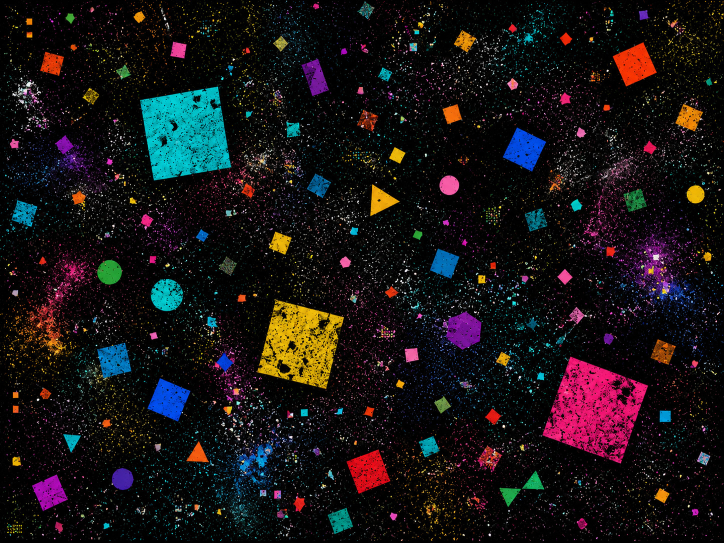
#> input picture cvtest.jpeg, 1448 x 1086 px (shown at 1/2 size)
$ jupyter execute 'CV Module 2.ipynb'
#> lines starting #> are read from the running program, lines starting #| are printed output that depends on the picture; after the words box and inside, x2 and y2 are one past the last pixel; in counts of white or black regions, pixels touching at a corner belong together
Importing required libraries.

[cell 1]
import cv2
import numpy as np
import matplotlib.pyplot as plt

Displaying image using cv2.imshow().

[cell 2]
raw = cv2.imread("cvtest.jpeg")
#> raw is the input picture: shape (1086, 1448, 3); mean B, G, R 21.3, 19.8, 23.8

if raw is None:
    print("Image not found. Check filename/path.")
else:
    cv2.imshow("raw", raw)
    cv2.waitKey(0)
    cv2.destroyAllWindows()

Converting raw to HSV and displaying it as both RGB and HSV.

[cell 3]
hsv = cv2.cvtColor(raw, cv2.COLOR_BGR2HSV)
#> hsv: shape (1086, 1448, 3); mean H, S, V 68.2, 160.4, 34.1

hsv_display = cv2.cvtColor(hsv, cv2.COLOR_HSV2RGB)

plt.imshow(hsv_display)
plt.title("HSV Image as RGB")
plt.axis("off")
plt.show()

plt.imshow(hsv)
plt.title("HSV Image")
plt.axis("off")
plt.show()

Creating a simple image, detecting squares within it, and drawing contours around those squares.

[cell 4]
canvas = np.zeros((400, 400), dtype = np.uint8)
cv2.rectangle(canvas, (30, 30), (120, 120), 255, -1)
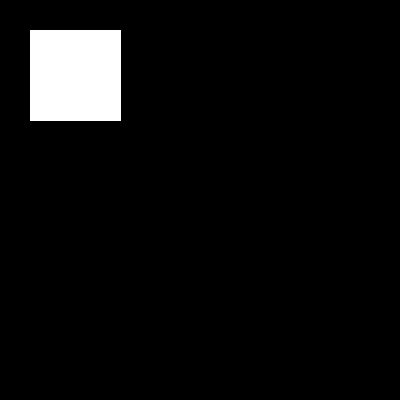
#> canvas: shape (400, 400); 5.2% white; 1 white region, box (x1, y1, x2, y2) and area: (30, 30, 121, 121) 8281
cv2.circle(canvas, (250, 80), 60, 255, -1)
cv2.rectangle(canvas, (50, 250), (150, 350), 255, -1)
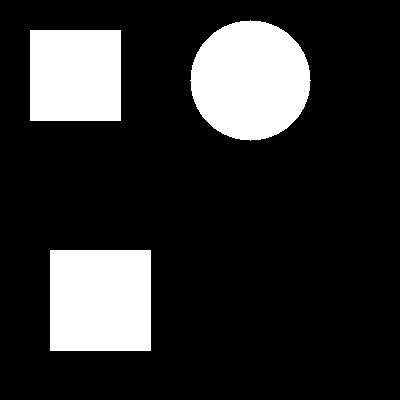
#> canvas: shape (400, 400); 18.6% white; 3 white regions

cont, _ = cv2.findContours(
    canvas,
    cv2.RETR_EXTERNAL,
    cv2.CHAIN_APPROX_SIMPLE
)
output = cv2.cvtColor(canvas, cv2.COLOR_GRAY2BGR)
#> output: shape (400, 400, 3); 18.6% white; 3 white regions, box (x1, y1, x2, y2) and area: (190, 20, 311, 141) 11289, (50, 250, 151, 351) 10201, (30, 30, 121, 121) 8281

for index, cnt in enumerate(cont):
    peri = cv2.arcLength(cnt, True)

    approx = cv2.approxPolyDP(cnt, 0.02 * peri, True)

    if len(approx) != 4:
        continue

    if not cv2.isContourConvex(cnt):
        continue

    cv2.drawContours(
        output,
        cont,
        index,
        (0, 255, 0),
        2
    )

    print("Corners:", len(approx))
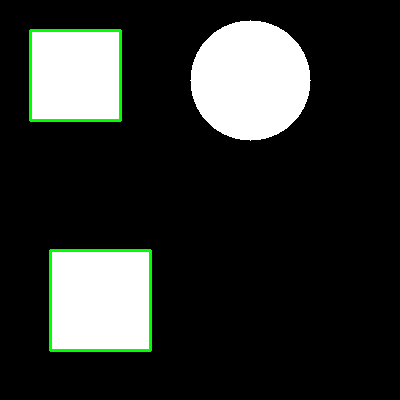
#> output: shape (400, 400, 3); mean B, G, R 45.1, 48.7, 45.1


cv2.imshow("output", output)
cv2.waitKey(0)
cv2.destroyAllWindows()

Creating a boolean color mask for hsv and displaying it.

[cell 5]
lower = np.array([0, 50, 50])
upper = np.array([179, 255, 255])

mask = cv2.inRange(hsv, lower, upper)
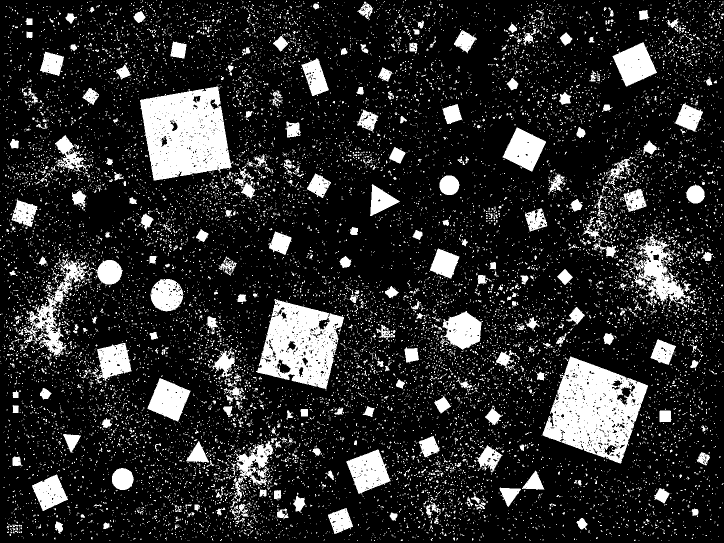
#> mask: shape (1086, 1448) (shown at 1/2 size); 16.8% white; 14848 white regions (14252 under 20 px), largest, box (x1, y1, x2, y2) and area: (1085, 713, 1296, 927) 25203, (280, 173, 467, 361) 24872, (512, 598, 688, 778) 18569

plt.imshow(mask, cmap = "gray")
plt.title("HSV Color Mask")
plt.axis("off")
plt.show()

Opening the image and removing small dots.

[cell 6]
open_kernel = np.ones((3, 3), np.uint8)

opened_mask = cv2.morphologyEx(
    mask,
    cv2.MORPH_OPEN,
    open_kernel,
    iterations = 1
)
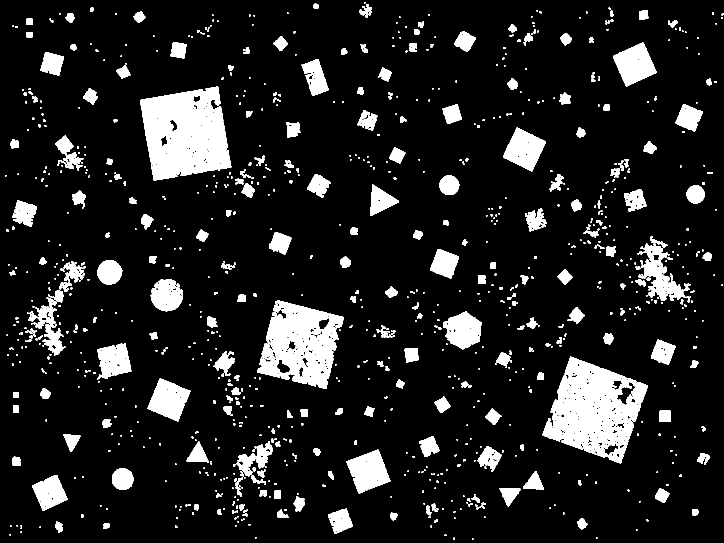
#> opened_mask: shape (1086, 1448) (shown at 1/2 size); 12.1% white; 983 white regions (630 under 20 px)

plt.imshow(opened_mask, cmap = "gray")
plt.title("After Opening - Small Dots Removed")
plt.axis("off")
plt.show()

Detecting and displaying all contours in the image.

[cell 7]
contours, _ = cv2.findContours(
    opened_mask,
    cv2.RETR_EXTERNAL,
    cv2.CHAIN_APPROX_SIMPLE
)
#> contours = 983 contours, 722 with area under 20; largest, box (x1, y1, x2, y2) and area: (1085, 713, 1296, 927) 26894, (280, 173, 463, 361) 25262, (514, 601, 688, 778) 19725, (693, 899, 781, 987) 4546, (1226, 85, 1313, 173) 4428

all_contours_img = raw.copy()

cv2.drawContours(
    all_contours_img,
    contours,
    -1,
    (255, 255, 255),
    2
)
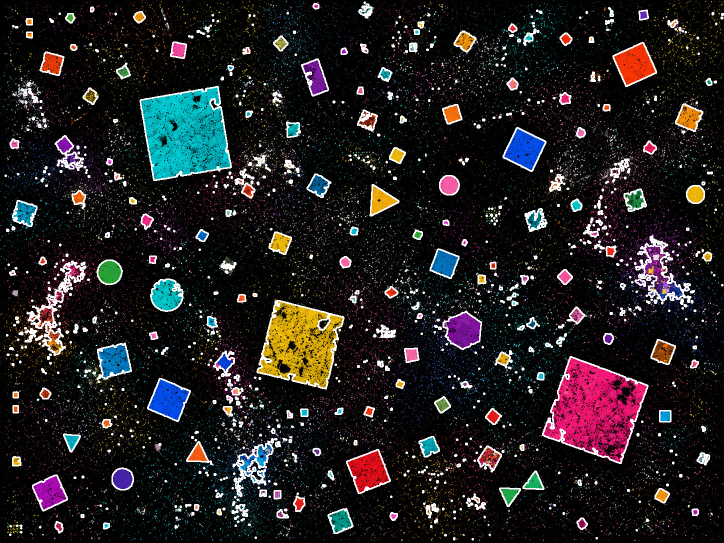
#> all_contours_img: shape (1086, 1448, 3) (shown at 1/2 size); 5.82% of pixels changed, all inside (x1, y1, x2, y2) = (9, 3, 1448, 1081)

plt.imshow(all_contours_img)
plt.title("All Detected Contours")
plt.axis("off")
plt.show()

Detecting and counting the number of squares in cvtest.jpeg

[cell 8]
square_count = 0
squares_img = raw.copy()

for cnt in contours:
    area = cv2.contourArea(cnt)

    if area < 100:
        continue

    perimeter = cv2.arcLength(cnt, True)

    if perimeter == 0:
        continue

    approx = cv2.approxPolyDP(cnt, 0.04 * perimeter, True)

    if len(approx) != 4:
        continue

    if not cv2.isContourConvex(approx):
        continue

    rect = cv2.minAreaRect(cnt)
    (cx, cy), (w, h), angle = rect

    if w == 0 or h == 0:
        continue

    aspect_ratio = max(w, h) / min (w, h)

    if aspect_ratio > 1.25:
        continue

    box_area = w * h
    extent = area / box_area

    if extent < 0.45:
        continue

    square_count += 1

    box = cv2.boxPoints(rect)
    box = np.int32(box)

    cv2.drawContours(squares_img, [box], 0, (255, 255, 255), 3)
#> this loop made 983 passes
#> (area, perimeter) on passes 18, 19, 35: (101, 41.31), (211, 65.46), (146.5, 49.21)
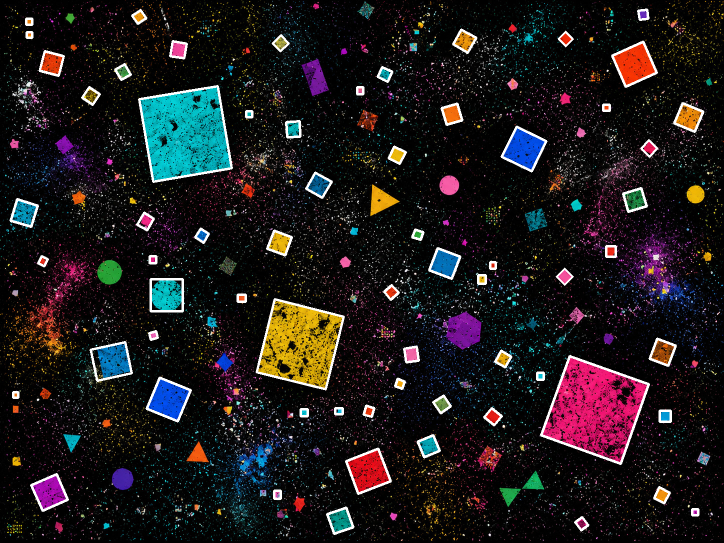
#> squares_img: shape (1086, 1448, 3) (shown at 1/2 size); 2.74% of pixels changed, all inside (x1, y1, x2, y2) = (19, 17, 1409, 1070)
#> after the loop, square_count = 65

plt.imshow(squares_img)
plt.title(f"Final Detected Squares: {square_count}")
plt.axis("off")
plt.show()

print("Squares detected: ", square_count)
#| Squares detected:  65
